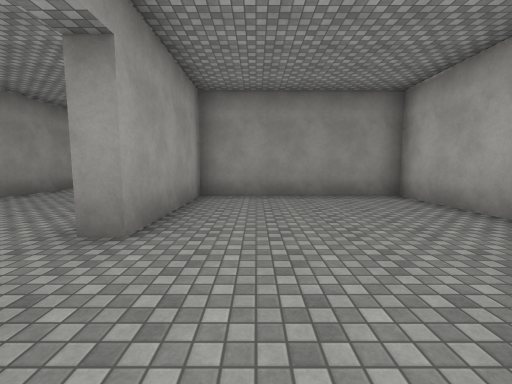
View 1 (above)

17 first-person views from a walk through a scene from a Unity 3-D project. The camera is 1.5 m above the floor, tilts 6° down and sees 90° across. The floor is counted in squares, 2 m on a side. Each view is taken from the middle of a square. On the plan, view 1 faces up. The plan holds only what a view shows up to about 9 squares ahead; the rest is blank. The place goes on beyond the plan. The player character is not drawn. Surface patterns are stand-ins for the level's own textures.

View 2
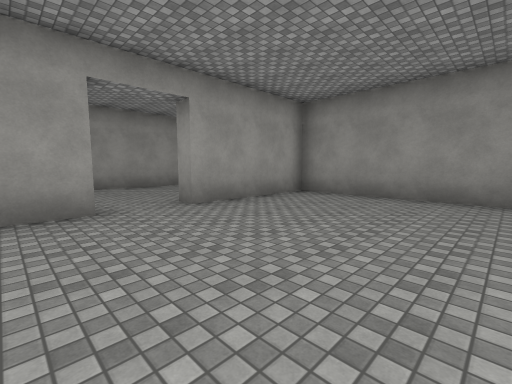

View 3
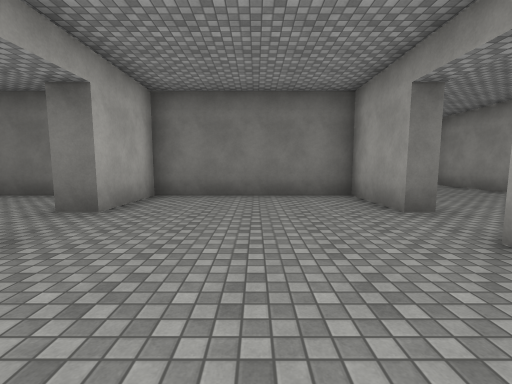

View 4
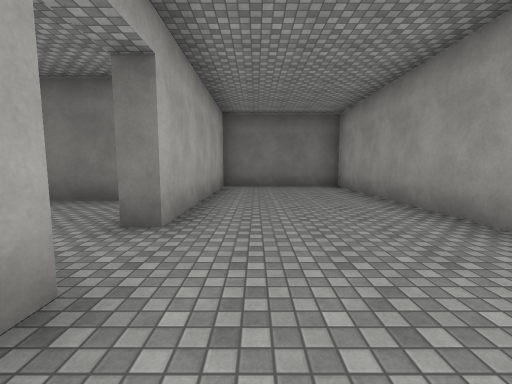

View 5
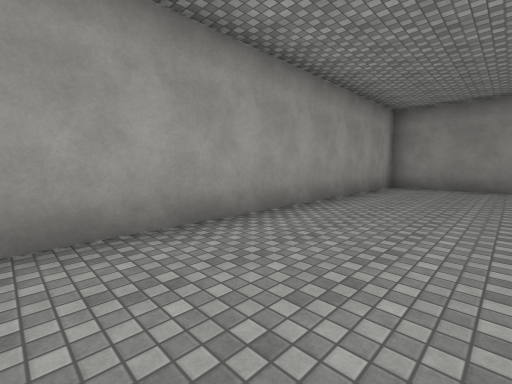

View 6
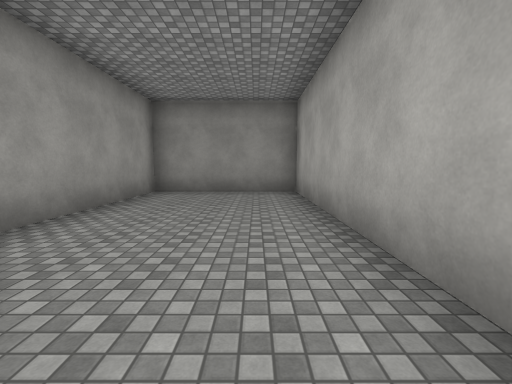

View 7
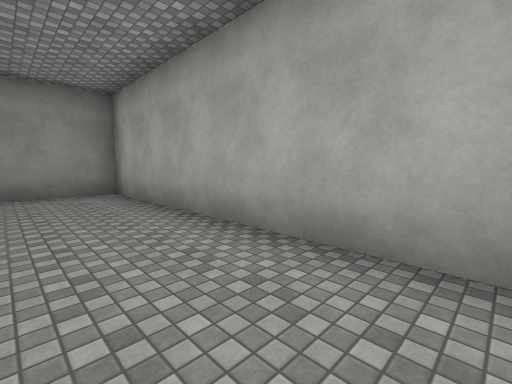

View 8
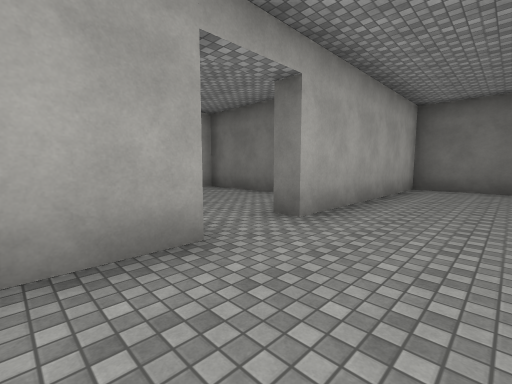

View 9
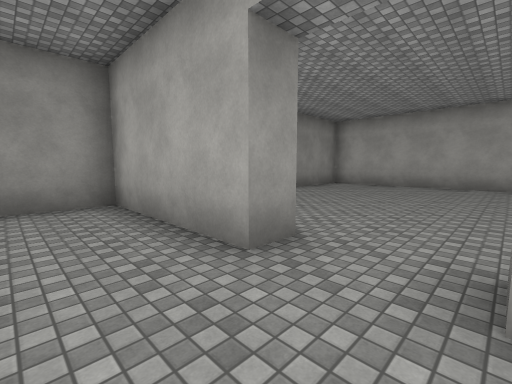

View 10
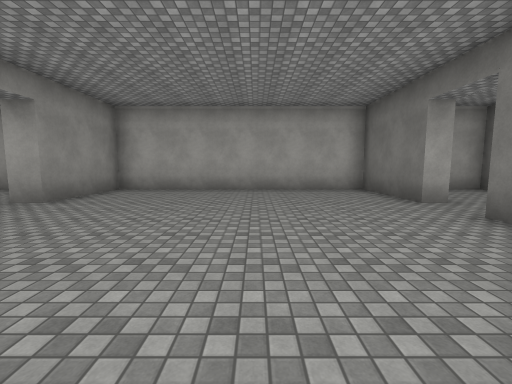

View 11
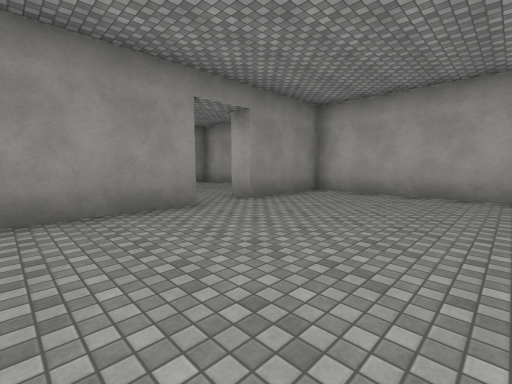

View 12
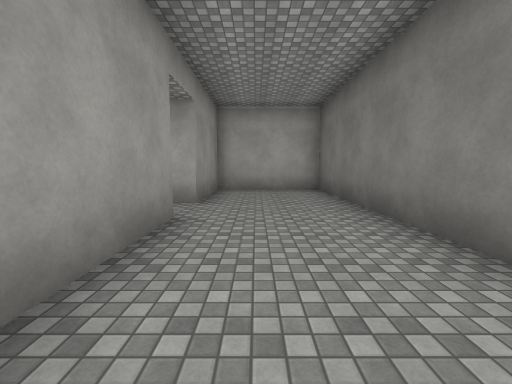

View 13
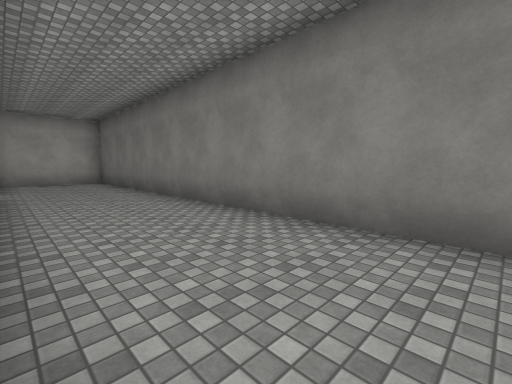

View 14
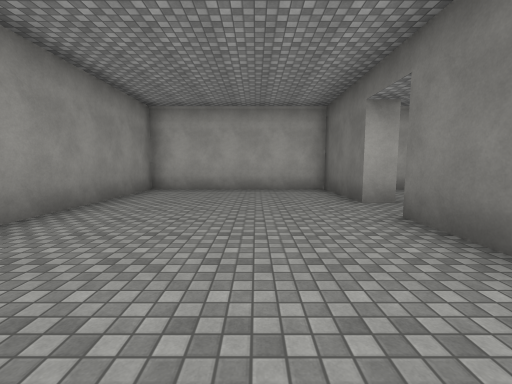

View 15
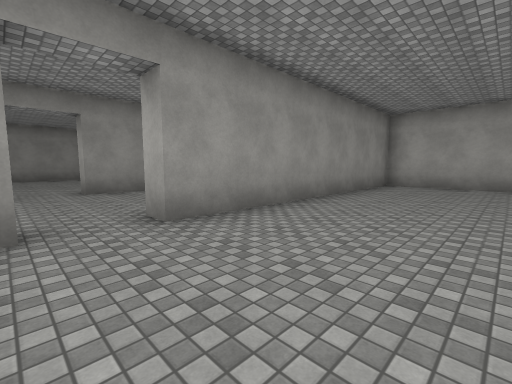

View 16
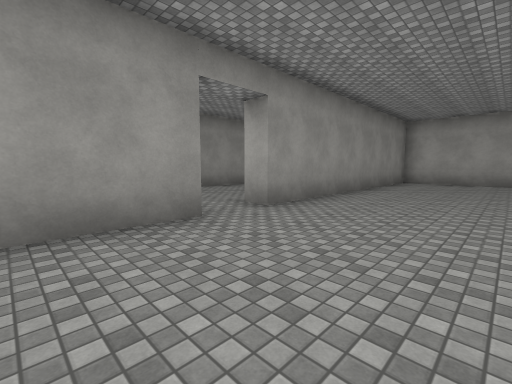

View 17
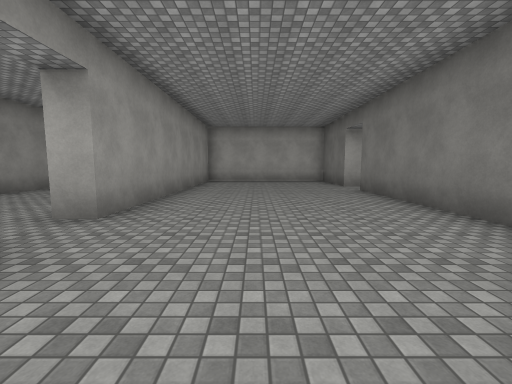

### Floor plan
Points are (right, up) in squares from view 1. A wall is a line through its corners. A room is listed if a view was taken in it or the views show most of it. See-through windows are left out.
Room 1 (views 1, 2, 3, 9)
walls: (3.5, 2.6) (3.5, 6.2) (-1.4, 6.2) (-1.4, 2.6); (-1.4, 1) (-1.4, -1.3) (3.5, -1.3) (3.5, 1)
ways out: opening at (-1, 2) to room 2; opening at (4, 1.5) to room 3
Room 2 (views 4, 5, 6, 7, 8)
walls: (-1.4, 2.6) (-1.9, 2.6) (-1.9, 12.2) (-5.9, 12.2) (-5.9, -4.9) (-1.9, -4.9) (-1.9, 1) (-1.4, 1)
ways out: opening at (-1, 2) to room 1
Room 3 (views 10, 11)
walls: (7.6, 6.2) (4.9, 6.2); (4.2, 2.6) (3.5, 2.6); (9, -1.3) (11.9, -1.3) (11.9, 6.2) (9, 6.2); (5.9, -1.3) (7.6, -1.3); (3.5, 1) (4.2, 1)
ways out: opening at (4, 1.5) to room 1; opening at (8.5, -1) to room 4; opening at (8.5, 7) to room 5
Room 4 (views 12, 13)
walls: (7.6, -1.8) (5.1, -1.8); (-0.1, -4.9) (11.9, -4.9) (11.9, -1.8) (9, -1.8) (9, -1.3)
ways out: opening at (8.5, -1) to room 3
Room 5 (views 14, 15, 16, 17)
walls: (3, 6.9) (7.6, 6.9); (2.1, 12.2) (-0.1, 12.2); (9, 6.2) (9, 6.9) (11.9, 6.9) (11.9, 12.2) (3.5, 12.2) (3.5, 12.9)
ways out: opening at (8.5, 7) to room 3; opening at (3, 13)

Where each view was taken, in squares from view 1:
view 1: 0 up, 0 right, facing up
view 2: 0 up, 3 right, facing up-left
view 3: 5 up, 1 right, facing down
view 4: 4 up, 3 left, facing down
view 5: 3 up, 3 left, facing up-left
view 6: 5 up, 3 left, facing up
view 7: 5 up, 4 left, facing up-right
view 8: 4 up, 4 left, facing down-right
view 9: 1 up, 2 right, facing up-right
view 10: 2 up, 4 right, facing right
view 11: 2 up, 5 right, facing up-right
view 12: 3 down, 4 right, facing right
view 13: 2 down, 0 right, facing down-right
view 14: 9 up, 4 right, facing right
view 15: 9 up, 2 right, facing up-right
view 16: 9 up, 0 right, facing up-right
view 17: 10 up, 0 right, facing right
